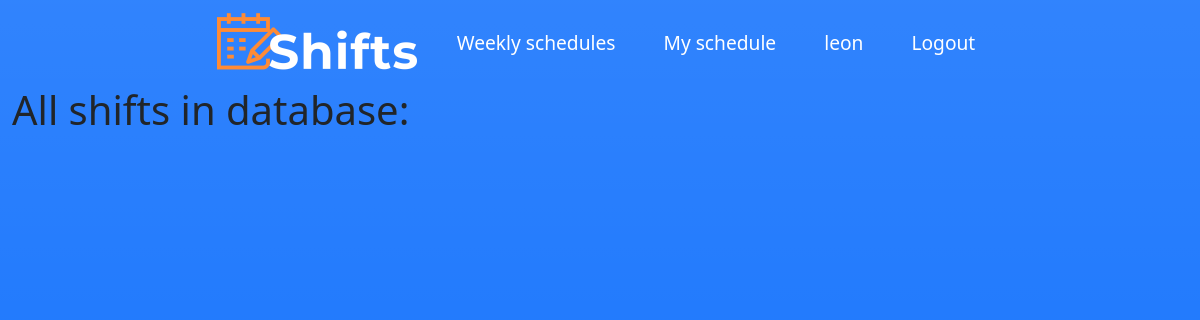
Page /allshifts/ (signed in) on the earlier database version.
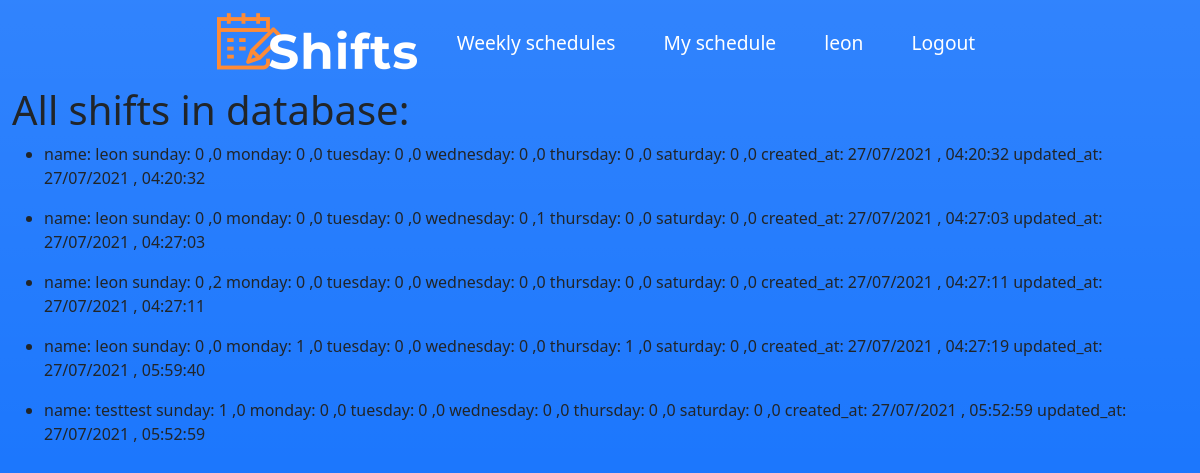
Same page on the later database version.
### Shifts/models.py (models this page shows, shortened)
class WeeklyUserSchedule(models.Model):
    WeeklyDayDates = models.ForeignKey(WeeklyDayDates, related_name="UserSchedule" , on_delete=models.CASCADE)
    user_name = models.ForeignKey(
        settings.AUTH_USER_MODEL,
        related_name="shift_submitter",
        on_delete=models.DO_NOTHING,
    )
    for day in DAYS_OF_WEEK:
        if (day == 'friday' or day == 'saturday'):
            for shift_type,shift_hour in zip(TYPE_OF_SHIFTS,SHIFTS_HOURS_WEEKENDS  ) :
                exec(
                    f'{day}_{shift_type} = models.IntegerField(verbose_name =f"{day} {shift_type} {shift_hour}" ,default=0, choices=SUBMIT_CHOICES ,validators=[MinValueValidator(MIN_VAL_SHIFT),MaxValueValidator(MAX_VAL_SHIFT)])'
                )
        else:
            for shift_type,shift_hour in zip(TYPE_OF_SHIFTS,SHIFTS_HOURS_REG ) :
                exec(
                    f'{day}_{shift_type} = models.IntegerField(verbose_name =f"{day} {shift_type} {shift_hour}" ,default=0 , choices=SUBMIT_CHOICES ,validators=[MinValueValidator(MIN_VAL_SHIFT),MaxValueValidator(MAX_VAL_SHIFT)])'
                )
    created_at = models.DateTimeField(auto_now_add=True)
    updated_at = models.DateTimeField(auto_now=True)
    def __str__(self):
        return f"""name: {self.user_name}
                   sunday: {self.sunday_evening} ,{self.sunday_night}
                   monday: {self.monday_evening} ,{self.monday_night}
                   tuesday: {self.tuesday_evening} ,{self.tuesday_night}
                   wednesday: {self.wednesday_evening} ,{self.thursday_night}
                   thursday: {self.friday_evening} ,{self.friday_night}
                   saturday: {self.saturday_evening} ,{self.saturday_night}
                   created_at: {self.created_at.strftime("%d/%m/%Y , %H:%M:%S")}
                   updated_at: {self.updated_at.strftime("%d/%m/%Y , %H:%M:%S")}
                                                                             """

### Shifts/views.py (the view)
# urls.py: path("allshifts/", views.all_shifts, name="all_shifts"),
@staff_member_required()
def all_shifts(request, up_to_days_ago=None):
    if (
        not up_to_days_ago == None
    ):  # if up_to_days_ago exsits than query  up to x days ago from now
        time_threshold = timezone.now() - timedelta(days=up_to_days_ago)
        all_shift_res = WeeklyUserSchedule.objects.filter(
            created_at__gte=time_threshold
        )  # filter query up to x days ago from now
    else:
        all_shift_res = WeeklyUserSchedule.objects.all()
    return render(request, "Shifts/all_shifts.html", {"all_shifts": all_shift_res})

### Shifts/templates/Shifts/all_shifts.html
{% extends "Shifts/layout.html" %}
{% block body %}
    <h1>All shifts in database:</h1>
     {% for shift in all_shifts %}
    <ul>
        <li> {{ shift }} </li>
    </ul>
    {% endfor %}
{% endblock %}

### Shifts/templates/Shifts/layout.html (shortened to what this page needs)
<!DOCTYPE html>
{% load static %}
<html lang="en">
<head>
  <link href="https://cdn.jsdelivr.net/npm/bootstrap@5.0.2/dist/css/bootstrap.min.css" rel="stylesheet">
</head>
<body class="container-fluid min-vh-100 bg-primary bg-gradient">
  <nav class=" navbar navbar-expand-sm justify-content-center  navbar-dark ">
    <a class="nav-brand px-3" href="{% url 'Shifts:index' %}"><img src="{% static 'img/logo.png'  %}"
        class="img-responsive"> </a>
    <ul class="navbar-nav">
      <li class="nav-item px-3 ">
        <a class="nav-link active " href="{% url 'Shifts:Weekly_schedules' %}" style="font-size: larger;">Weekly schedules</a>
      </li>
      <li class="nav-item px-3">
        <a class="nav-link active" href="{% url 'Shifts:my_weekly_schedule' %}" style="font-size: larger;">My schedule</a>
      </li>
      {% if request.user.is_authenticated %}
      <li class="nav-item px-3">
        <a class="nav-link active" href={% url 'Shifts:index' %}{{user.username}} style="font-size: larger;">
        {{user.username }} </a>
      </li>
      <li class="nav-item px-3">
        <a class="nav-link active" href="{% url 'Shifts:logout' %}" style="font-size: larger;">Logout </a>
      </li>
      {% else %}
      <li class="nav-item px-3">
        <a class="nav-link active" href="{% url 'Shifts:login' %}" style="font-size: larger;">Login </a>
      </li>
      {% endif %}
    </ul>
  </nav>
  {% block body %}
  {% endblock %}
</body>
</html>

Differences in the rows shown:
added WeeklyUserSchedule: user_name+sunday_evening+sunday_night "name: leon sunday: 0 ,0 monday: 0 ,0 tuesday: 0 ,0 wednesday: 0 ,0 thursday: 0 ,0 saturday: 0 ,0 created_at: 27/07/2021 , 04:20:32 updated_at: 27/07/2021 , 04:20:32"
added WeeklyUserSchedule: user_name+sunday_evening+sunday_night "name: leon sunday: 0 ,0 monday: 0 ,0 tuesday: 0 ,0 wednesday: 0 ,1 thursday: 0 ,0 saturday: 0 ,0 created_at: 27/07/2021 , 04:27:03 updated_at: 27/07/2021 , 04:27:03"
added WeeklyUserSchedule: user_name+sunday_evening+sunday_night "name: leon sunday: 0 ,2 monday: 0 ,0 tuesday: 0 ,0 wednesday: 0 ,0 thursday: 0 ,0 saturday: 0 ,0 created_at: 27/07/2021 , 04:27:11 updated_at: 27/07/2021 , 04:27:11"
added WeeklyUserSchedule: user_name+sunday_evening+sunday_night "name: leon sunday: 0 ,0 monday: 1 ,0 tuesday: 0 ,0 wednesday: 0 ,0 thursday: 1 ,0 saturday: 0 ,0 created_at: 27/07/2021 , 04:27:19 updated_at: 27/07/2021 , 05:59:40"
added WeeklyUserSchedule: user_name+sunday_evening+sunday_night "name: testtest sunday: 1 ,0 monday: 0 ,0 tuesday: 0 ,0 wednesday: 0 ,0 thursday: 0 ,0 saturday: 0 ,0 created_at: 27/07/2021 , 05:52:59 updated_at: 27/07/2021 , 05:52:59"
